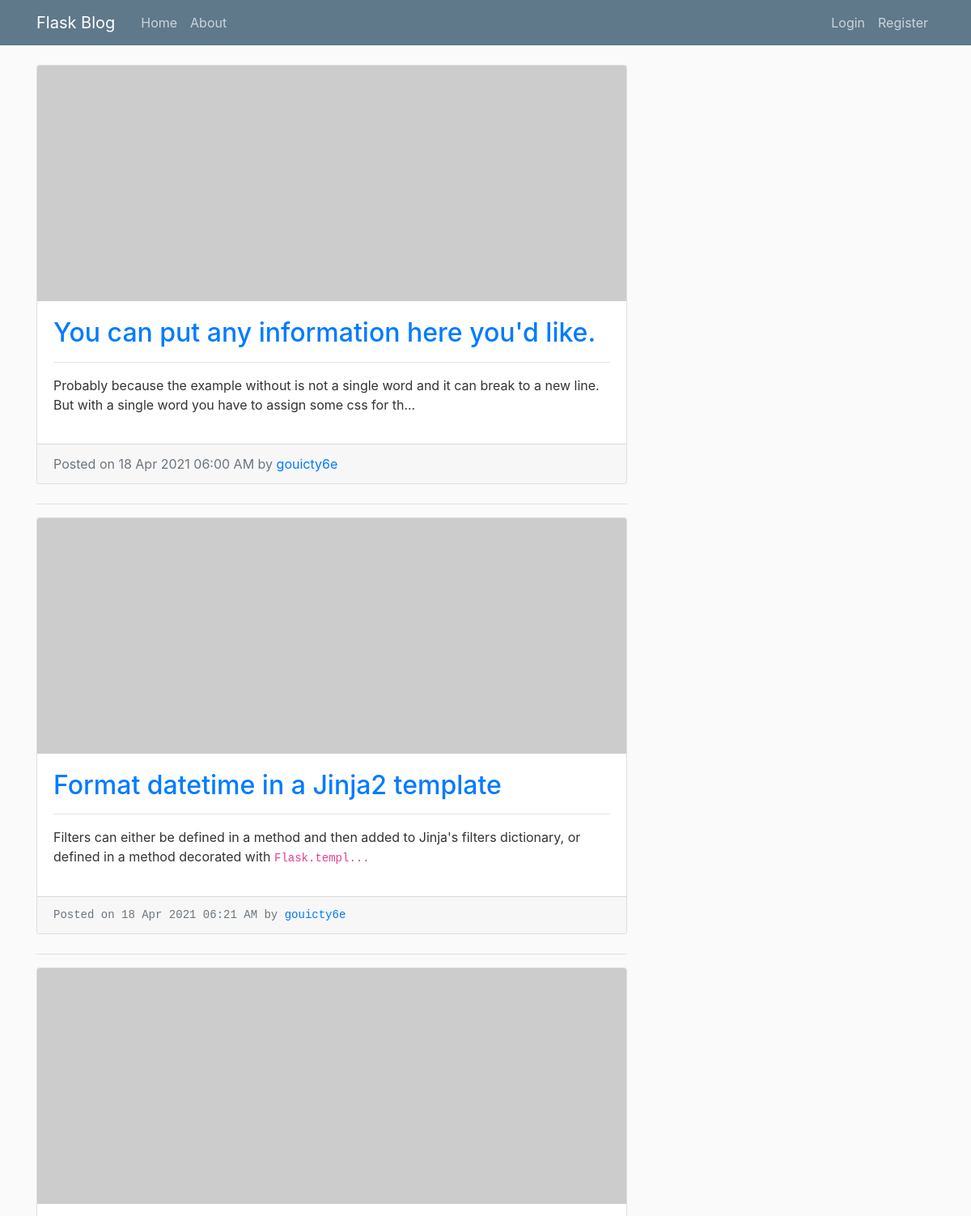
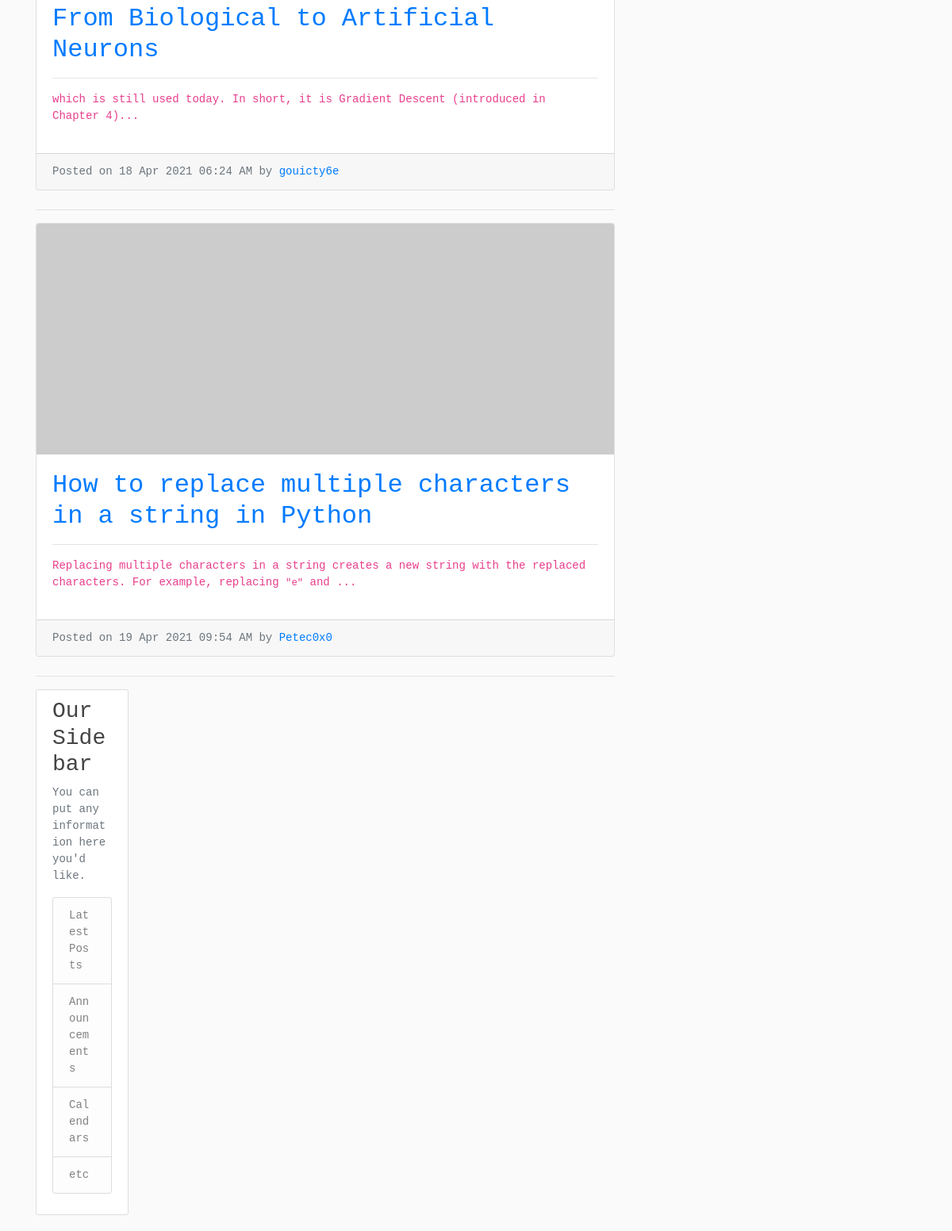
The page /home on the database its author committed (2 pictures, top to bottom).
### blog/models.py (models this page shows)
class Post(db.Model):
    id = db.Column(db.Integer, primary_key=True)
    title = db.Column(db.String(), nullable=False)
    slug = db.Column(db.String(), nullable=False)
    body = db.Column(db.Text, nullable=False)
    created_at = db.Column(db.DateTime, nullable=False, default=datetime.datetime.utcnow)
    updated_at = db.Column(db.DateTime, nullable=False, default=datetime.datetime.utcnow)
    author = db.Column(db.Integer, db.ForeignKey('user.username'), nullable=False)

### blog/routes.py (the view)
@app.route('/')
@app.route('/home')
def home():
    posts = Post.query.all()
    return render_template('index.html', posts=posts)

### blog/templates/index.html (shortened to what this page needs)
{% extends 'layout.html' %}
{% block content %}
    {% for post in posts %}
        <div class="card mb-4">
          <img class="card-img-top" src="http://placehold.it/750x300" alt="Card image cap">
          <div class="card-body">
            <h2 class="card-title"><a href="posts/details/{{ post.slug }}">{{ post.title }}</a></h2>
            <hr>
            <p class="card-text dont-break-out">{{ post.body[: 150] | safe }}...</p>
          </div>
          <div class="card-footer text-muted">
            Posted on {{ post.updated_at.strftime('%d %b %Y %I:%M %p') }} by
            <a href="user/{{ post.author }}">{{ post.author }}</a>
          </div>
        </div>
        <hr>
    {% endfor %}
{% endblock %}

### blog/static/main.css (style rules this page uses)
body { background: #fafafa; color: #333333; margin-top: 5rem; }
h1, h2, h3, h4, h5, h6 { color: #444444; }

### rows shown on the page
Post: title "You can put any information here you'd like.", body "Probably because the example without is not a single word and it can break to a new line. But with a single word you have to assign some css for th", updated_at "18 Apr 2021 06:00 AM", author "gouicty6e"
Post: title "Format datetime in a Jinja2 template", body "Filters can either be defined in a method and then added to Jinja's filters dictionary, or defined in a method decorated with Flask.templ", updated_at "18 Apr 2021 06:21 AM", author "gouicty6e"
Post: title "From Biological to Artificial Neurons", body "which is still used today. In short, it is Gradient Descent (introduced in Chapter 4 )", updated_at "18 Apr 2021 06:24 AM", author "gouicty6e"
Post: title "How to replace multiple characters in a string in Python", body "Replacing multiple characters in a string creates a new string with the replaced characters. For example, replacing \"e\" and", updated_at "19 Apr 2021 09:54 AM", author "Petec0x0"
